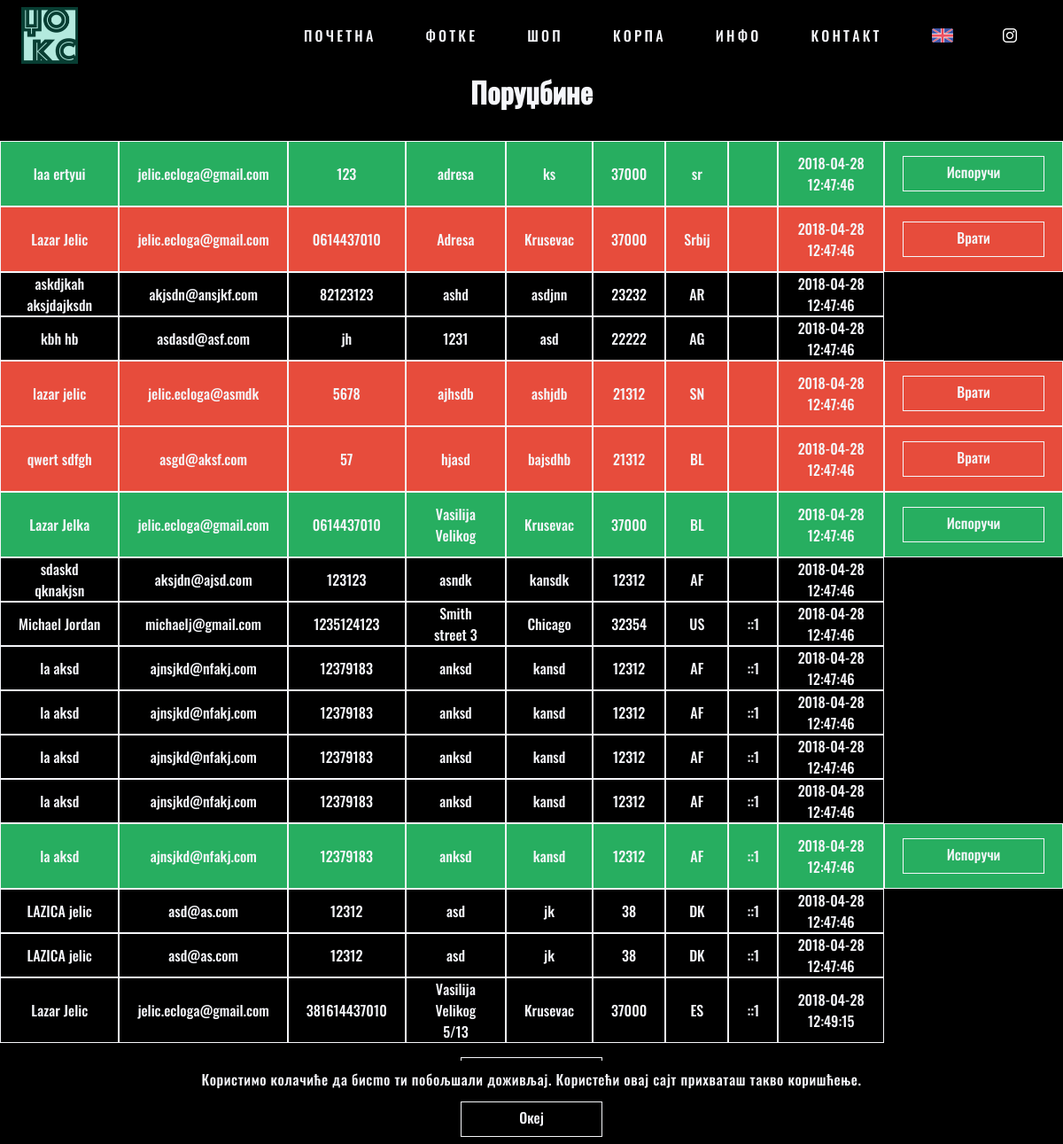
Screenshot of /pages/manage?type=2 (signed in) with the database file from the repository.
### tables this page shows
CREATE TABLE `purchases` (
  `id` int(11) NOT NULL,
  `hash` varchar(32) NOT NULL,
  `name` varchar(100) DEFAULT NULL,
  `email` varchar(30) NOT NULL,
  `phone` varchar(20) NOT NULL,
  `address` varchar(30) NOT NULL,
  `zip` varchar(5) NOT NULL,
  `city` varchar(30) NOT NULL,
  `country` varchar(5) NOT NULL,
  `method` int(11) NOT NULL,
  `ip` varchar(20) NOT NULL,
  `date_submitted` timestamp NOT NULL DEFAULT CURRENT_TIMESTAMP ON UPDATE CURRENT_TIMESTAMP,
  `confirmed` tinyint(1) NOT NULL DEFAULT '0',
  `shipped` tinyint(1) NOT NULL DEFAULT '0',
  `subscribed` tinyint(1) NOT NULL DEFAULT '1'
);

### ui/head_content.php (called while the page is built, shortened)
<?php
    require("../ui/link.php");
?>

### logic/config.php (called while the page is built, shortened)
<?php
	require("../logic/functions.php");
	$page = basename($_SERVER["SCRIPT_FILENAME"], '.php');
	$store_instagram = "dzoks_official";
    require("../logic/get_lang.php");
?>

### logic/get_lang.php (called while the page is built, shortened)
<?php
    $lang_found = false;
    if(!$lang_found) {
        $lang = "rs";
    }
?>

### logic/functions.php (called while the page is built, shortened)
<?php
    function strip($var) {
		return mysqli_real_escape_string($GLOBALS['connect'], htmlspecialchars(strip_tags(trim($var))));
    }
	function is_authorized($required, $connect) {
		$username = $_SESSION['username'];
		$cmd = "SELECT level FROM admins WHERE username='$username'";
		$level = mysqli_fetch_array(mysqli_query($connect, $cmd))[0];
		return $level >= $required;
	}
?>

### ui/manage_orders.php (the view)
<h1><?php echo $string["manage"]["orders"]; ?></h1>
<table>
	<?php
		$cmd = "SELECT * FROM purchases";
		$result = mysqli_query($connect, $cmd);
		while($row = mysqli_fetch_array($result)) {
			if($row['confirmed'] == 1 && $row['shipped'] == 1)  {
				echo '<tr class="red">';
			}else if($row['confirmed'] == 1 && $row['shipped'] == 0)  {
				echo '<tr class="green">';
			}else {
				echo '<tr>';
			}
			echo '<td>' . $row['name'] . '</td>';
			echo '<td>' . $row['email'] . '</td>';
			echo '<td>' . $row['phone'] . '</td>';
			echo '<td>' . $row['address'] . '</td>';
			echo '<td>' . $row['city'] . '</td>';
			echo '<td>' . $row['zip'] . '</td>';
			echo '<td>' . $row['country'] . '</td>';
			echo '<td>' . $row['ip'] . '</td>';
			echo '<td>' . $row['date_submitted'] . '</td>';
			if($row['confirmed'] == 1 && $row['shipped'] == 1)  {
				echo '<td><a class="button" href="../actions/order_ship.php?shipped=0&id=' . $row['id'] .'">' . $string['manage']['unship'] . '</a></td>';
			}else if($row['confirmed'] == 1 && $row['shipped'] == 0)  {
				echo '<td><a class="button" href="../actions/order_ship.php?shipped=1&id=' . $row['id'] .'">' . $string['manage']['ship'] . '</a></td>';
			}
			echo '</tr>';
		}
	?>
</table>

### pages/manage.php (shortened to what this page needs)
<?php
	require("../logic/config.php");
?>
<html>
    <head>
        <?php require("../ui/head_content.php"); ?>
		<link rel="stylesheet" href="../css/manage.css">
    </head>
    <body>
        <?php require("../ui/header.php"); ?>
            <div class="main">
			<?php
				if(isset($_GET['type'])) {
					$type = strip($_GET['type']);
					$levels = [2, 2, 1, 2, 2, 3, 2, 1, 2];
					if($type >= 0 && $type < count($levels)) {
						if(is_authorized($levels[$type], $connect, $string)) {
							switch($type) {
								case 2:
									require("../ui/manage_orders.php");
									break;
							}
						}else {
							echo '<h1>' . $string["status"]["notAuthorized"] . '</h1>';
						}
					}else {
						echo '<h1>' . $string["status"]["noItems"] . '</h1>';
					}
					echo '<a class="button center" href="../pages/manage">' . $string['manage']['back'] . '</a>';
				}
			?>
			</div>
		<?php require("../ui/footer.php"); ?>
    </body>
</html>

### ui/link.php (shortened to what this page needs)
<link rel="stylesheet" href="../css/main.css">
<link rel="stylesheet" href="../css/header.css">
<link rel="stylesheet" href="../css/footer.css">
<link rel="stylesheet" href="../css/shake.css">

### ui/header.php
<header>
    <div id="wrap">
        <a href="home.php" class="shake shake-basic shake-constant">
			<img id="logo-small" src="../img/logo.png"/>
			<div class="tint"></div>
		</a>
        <nav id="nav">
            <ul>
                <?php
                    $items = ["home", "gallery", "shop", "cart", "info", "contact"];
                    foreach($items as $item) {
                        echo '<li><a href="../pages/' . $item .'" class="';
						echo 'shake shake-basic shake-hover';
                        if(strcmp($item, $page) == 0) {
                        	echo ' selected';
                        }
                        echo '">' . $string["header"][$item] . '</a></li>';
                    }
                ?>
                    <li>
                        <?php
                            if(strcmp($lang, "en") == 0) {
                                echo '<a href="../logic/set_lang.php?lang=rs&page=' . $page . '"><img class="header-icon" src="../img/rs.png" /></a>';
                            }else if(strcmp($lang, "rs") == 0) {
                                echo '<a href="../logic/set_lang.php?lang=en&page=' . $page . '"><img class="header-icon" src="../img/en.png" /></a>';
                            }
                        ?>
                    </li>
                    <li>
                        <a href="https://www.instagram.com/<?php echo $store_instagram; ?>/">
                            <img class="header-icon" src="../img/instagram.png">
                        </a>
                    </li>
            </ul>
        </nav>
    </div>
</header>
<?php
	if(isset($_SESSION['error'])) {
		echo '<div class="status status-error"><p>' . $_SESSION['error'] . '</p></div>';
		unset($_SESSION['error']);
	}else if(isset($_SESSION['success'])) {
		echo '<div class="status status-success"><p>' . $_SESSION['success'] . '</p></div>';
		unset($_SESSION['success']);
	}else if(isset($_SESSION['order'])) {
		echo '<div class="status status-order">';
		echo '<p>' . $_SESSION['order'] . '</p>';
		echo '<img src="../img/ordered.gif" />';
		echo '</div>';
		unset($_SESSION['order']);
	}else if(!isset($_SESSION['cookies_accepted'])) {
		echo '<div class="status status-alert">';
		echo '<p>' . $string['status']['cookiesAlert'] . '</p>';
		echo '<a class="button center" id="acceptCookies">' . $string['header']['ok'] . '</a>';
		echo '</div>';
	}
?>

### ui/footer.php (shortened to what this page needs)
<footer>
    <?php echo '<p>&copy; ' . date("Y") . ' ' . $store_name .'</p>'; ?>
	<div class="sponsors">
		<a href="http://ecloga.org"><img src="../img/ecloga.png"></a>
	</div>
</footer>

### css/main.css (style rules this page uses)
:root { --color-dark: #000; --color-light: #f5f6fa; }
*, *:after, *:before { margin: 0; padding: 0; -webkit-box-sizing: border-box; -moz-box-sizing: border-box; box-sizing: border-box; }
body, html { width: 100%; max-height: 100% !important; padding: 0; margin: 0; background-color: var(--color-dark); color: var(--color-light); }
body, input, textarea, select { font-family: 'Oswald', sans-serif; }
p { font-size: 1em; line-height: 26px; font-weight: 300; letter-spacing: 0.6px; }
a { color: var(--color-light); outline: none; text-decoration: none !important; transition: 500ms ease; -moz-transition: 500ms ease; -webkit-transition: 500ms ease; -ms-transition: 500ms ease; -o-transition: 500ms ease; border-bottom: 0; padding-bottom: 0.3em; }
.main { width: 100%; min-height: calc(100% - 8.5em); text-align: justify; margin-top: 5em; }
h1 { font-size: 2em; text-align: center; margin-top: 1em; margin-bottom: 1em; }
.button { float: right; text-align: center; display: block; width: 10em; height: 2.5em; line-height: 2.2em; color: var(--color-light); border: 1px solid var(--color-light); background-color: transparent; padding : 0 !important; transition: 500ms ease; -moz-transition: 500ms ease; -webkit-transition: 500ms ease; -ms-transition: 500ms ease; -o-transition: 500ms ease; }
.center, .center-both { float: none; margin: 0 auto; text-align: center; }

### css/header.css (style rules this page uses)
header, .status { position: fixed; width: 100%; height: 5em; z-index: 100; top: 0; margin: 0; padding: 0 1.5em; }
header { background-color: transparent; -webkit-transition: all 0.5s ease; -moz-transition: all 0.5s ease; -o-transition: all 0.5s ease; transition: all 0.5s ease; }
.status { position: fixed; top: auto; bottom: 0; height: auto; text-align: center; }
.status-alert { background: var(--color-dark); }
.status p { padding-top: 0.5em; padding-bottom: 0.75em; font-size: 1em; margin: 0; }
.status .button { margin-bottom: 0.5em; }
#nav { float: right; }
#nav ul li a { display: block; letter-spacing: 0.2em; text-transform: uppercase; border-bottom: 0; padding-bottom: 0; }
#nav ul li { margin: 1.75em; float: left; list-style: none; }
#logo-small, .tint { display: block; width: 4em; height: 4em; margin: 0.5em auto; float: left; position: absolute; }
.header-icon { height: 1em; margin-top: 0.25em; }
.status { opacity: 0; -moz-transition: 500ms ease-in-out; -webkit-transition: 500ms ease-in-out; -ms-transition: 500ms ease-in-out; -o-transition: 500ms ease-in-out; }
.status.open { opacity: 1; }

### css/footer.css (style rules this page uses)
footer { width: 100%; padding-top: 0.5em; height: 3.5em; float: right; background-color: rgba(0, 0, 0, 0.63); }
footer p { position: relative; float: left; left: 0.5em; margin-top: 0.5em; font-size: 1em; }
.sponsors { position: relative; float: right; }
.sponsors a { right: 0.5em; }

### css/shake.css (style rules this page uses)
.shake,.shake-little,.shake-slow,.shake-hard,.shake-horizontal,.shake-vertical,.shake-rotate,.shake-opacity,.shake-crazy,.shake-chunk { display:inline-block;transform-origin:center center }
.shake:hover,.shake-trigger:hover .shake,.shake.shake-freeze,.shake.shake-constant { animation-name:shake;animation-duration:100ms;animation-timing-function:ease-in-out;animation-iteration-count:infinite }

### css/manage.css (style rules this page uses)
table { width: auto; margin: 0 auto; border-collapse: separate; border-spacing: 0; margin-bottom: 1em; }
td { padding: 0 20px; height: 45px; text-align: center; border: 1px solid var(--color-light); }
td > form, td > input, td > select, td > textarea, td > .button { margin: 1em auto; }
.red { background: #e74c3c; }
.green { background: #27ae60; }

### rows the page displays
purchases: name "laa ertyui", email "jelic.ecloga@gmail.com", phone "123", address "adresa", city "ks", zip "37000", country "sr", date_submitted "2018-04-28 12:47:46"
purchases: name "Lazar Jelic", email "jelic.ecloga@gmail.com", phone "0614437010", address "Adresa", city "Krusevac", zip "37000", country "Srbij", date_submitted "2018-04-28 12:47:46"
purchases: name "askdjkah aksjdajksdn", email "akjsdn@ansjkf.com", phone "82123123", address "ashd", city "asdjnn", zip "23232", country "AR", date_submitted "2018-04-28 12:47:46"
purchases: name "kbh hb", email "asdasd@asf.com", phone "jh", address "1231", city "asd", zip "22222", country "AG", date_submitted "2018-04-28 12:47:46"
purchases: name "lazar jelic", email "jelic.ecloga@asmdk", phone "5678", address "ajhsdb", city "ashjdb", zip "21312", country "SN", date_submitted "2018-04-28 12:47:46"
purchases: name "qwert sdfgh", email "asgd@aksf.com", phone "57", address "hjasd", city "bajsdhb", zip "21312", country "BL", date_submitted "2018-04-28 12:47:46"
purchases: name "Lazar Jelka", email "jelic.ecloga@gmail.com", phone "0614437010", address "Vasilija Velikog", city "Krusevac", zip "37000", country "BL", date_submitted "2018-04-28 12:47:46"
purchases: name "sdaskd qknakjsn", email "aksjdn@ajsd.com", phone "123123", address "asndk", city "kansdk", zip "12312", country "AF", date_submitted "2018-04-28 12:47:46"
purchases: name "Michael Jordan", email "michaelj@gmail.com", phone "1235124123", address "Smith street 3", city "Chicago", zip "32354", country "US", ip "::1", date_submitted "2018-04-28 12:47:46"
purchases: name "la aksd", email "ajnsjkd@nfakj.com", phone "12379183", address "anksd", city "kansd", zip "12312", country "AF", ip "::1", date_submitted "2018-04-28 12:47:46"
purchases: name "la aksd", email "ajnsjkd@nfakj.com", phone "12379183", address "anksd", city "kansd", zip "12312", country "AF", ip "::1", date_submitted "2018-04-28 12:47:46"
purchases: name "la aksd", email "ajnsjkd@nfakj.com", phone "12379183", address "anksd", city "kansd", zip "12312", country "AF", ip "::1", date_submitted "2018-04-28 12:47:46"
purchases: name "la aksd", email "ajnsjkd@nfakj.com", phone "12379183", address "anksd", city "kansd", zip "12312", country "AF", ip "::1", date_submitted "2018-04-28 12:47:46"
purchases: name "la aksd", email "ajnsjkd@nfakj.com", phone "12379183", address "anksd", city "kansd", zip "12312", country "AF", ip "::1", date_submitted "2018-04-28 12:47:46"
purchases: name "LAZICA jelic", email "asd@as.com", phone "12312", address "asd", city "jk", zip "38", country "DK", ip "::1", date_submitted "2018-04-28 12:47:46"
purchases: name "LAZICA jelic", email "asd@as.com", phone "12312", address "asd", city "jk", zip "38", country "DK", ip "::1", date_submitted "2018-04-28 12:47:46"
purchases: name "Lazar Jelic", email "jelic.ecloga@gmail.com", phone "381614437010", address "Vasilija Velikog 5/13", city "Krusevac", zip "37000", country "ES", ip "::1", date_submitted "2018-04-28 12:49:15"

### other values shown
$string["header"][$item] "ПОЧЕТНА"
$string["header"][$item] "ФОТКЕ"
$string["header"][$item] "ШОП"
$string["header"][$item] "КОРПА"
$string["header"][$item] "ИНФО"
$string["header"][$item] "КОНТАКТ"
$string['status']['cookiesAlert'] "Користимо колачиће да бисmo ти побољшали доживљај. Користећи овај сајт прихваташ такво коришћење."
$string['header']['ok'] "Океј"
$string["manage"]["orders"] "Поруџбине"
